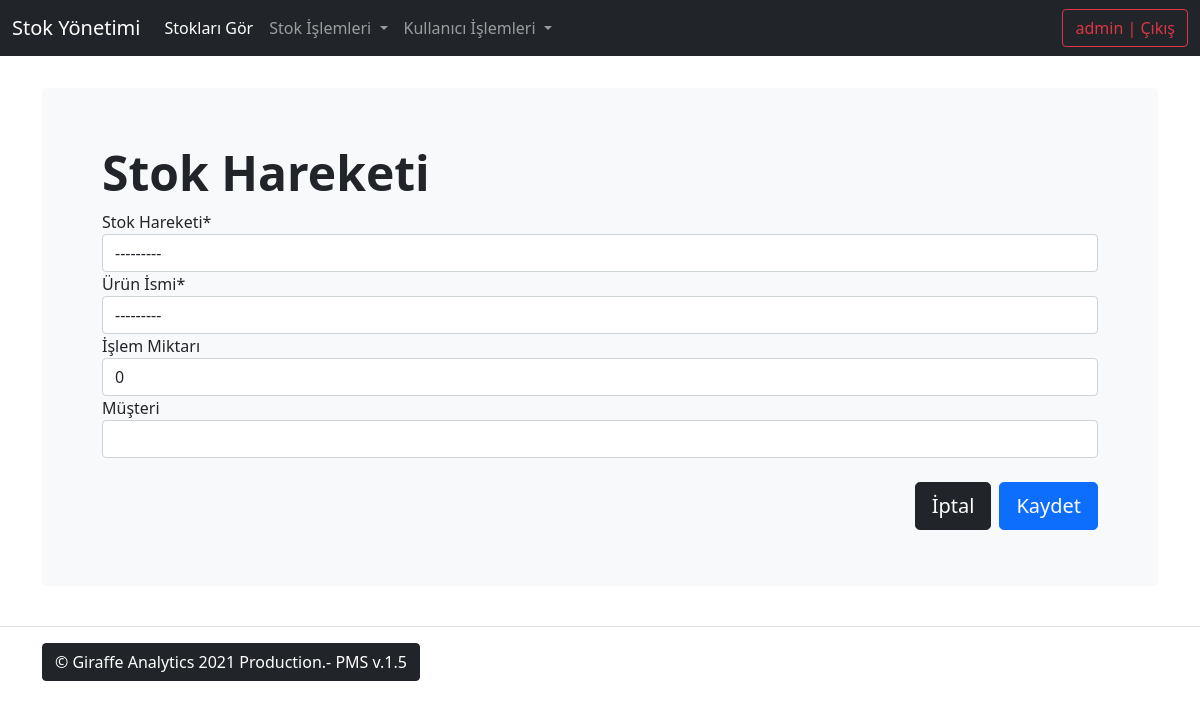
The page /products/action/ (signed in) on the database as committed earlier.
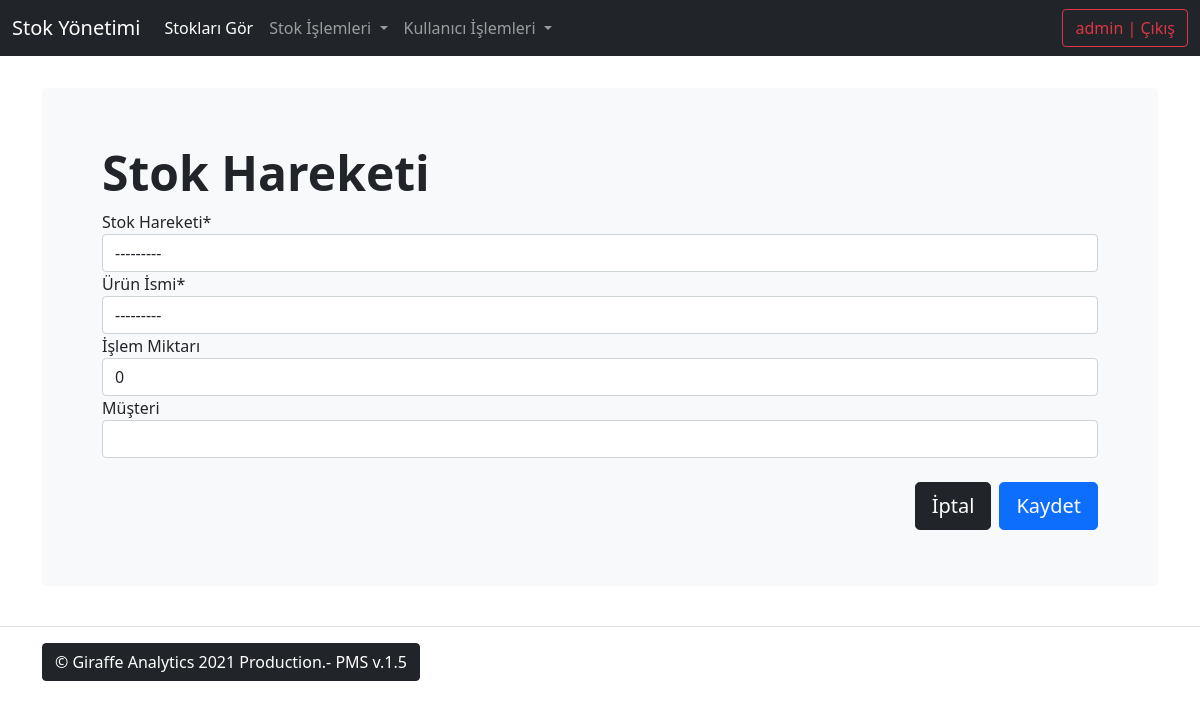
The same page on the database as committed later.
### products/models/product_model.py (models this page shows)
class Product(models.Model):
    product_name = models.CharField(max_length=55, verbose_name='Ürün İsmi', unique=True)
    quantity = models.PositiveIntegerField(verbose_name='Ürün Miktarı')
    category = models.ForeignKey('Category', on_delete=models.SET_NULL, null=True, blank=True)
    content = models.TextField(verbose_name="Ürün Açıklaması", max_length=255, null=True, blank=True)
    class Meta:
        verbose_name = "Ürün"
        verbose_name_plural = "Ürünler"
        ordering = ("-id",)
    def __str__(self):
        return self.product_name

### products/views/stock_action.py (the view, shortened to what this page needs)
# urls.py: path('action/', stock_action_view, name='action-create'),
@login_required
def stock_action_view(request):
    form = ActionCreateForm(request.POST or None)
    context = {
        "title": 'Stok Hareketi',
        "form": form,
    }
    return render(request, "products/action-create.html", context)

### products/forms/action_create_form.py
class ActionCreateForm(forms.ModelForm):
    class Meta:
        model = Actions
        fields = ['action_type', 'product_name', 'action_quantity', 'customer']

### templates/products/action-create.html (shortened to what this page needs)
{% extends 'base.html' %}
{% load crispy_forms_filters %}
{% block content %}
<div class="container py-sm-3">
    <div class="p-5 mb-sm-4 bg-light rounded-3">
      <div class="container-fluid py-sm-2">
        <h1 class="display-5 fw-bold">{{ title }}</h1>
    {% load crispy_forms_tags %}
    <form method='POST' action=''>
		{{form | crispy}}
        <br>
        <div class="d-grid gap-2 d-md-flex justify-content-md-end">
        <a href="{% url 'products:product-list' %}" class="btn btn-dark btn-lg" tabindex="-1" role="button">İptal</a>
        <input  class="btn btn-primary btn-lg" type="submit" value='Kaydet'/>
        </div>
    </form>
    </div>
    </div>
</div>
{% endblock %}

Rows that differ between the two databases and show on the page:
added Product: product_name "---------"
Other text that changed with them:
form field product_name: "---------" → (not shown)
